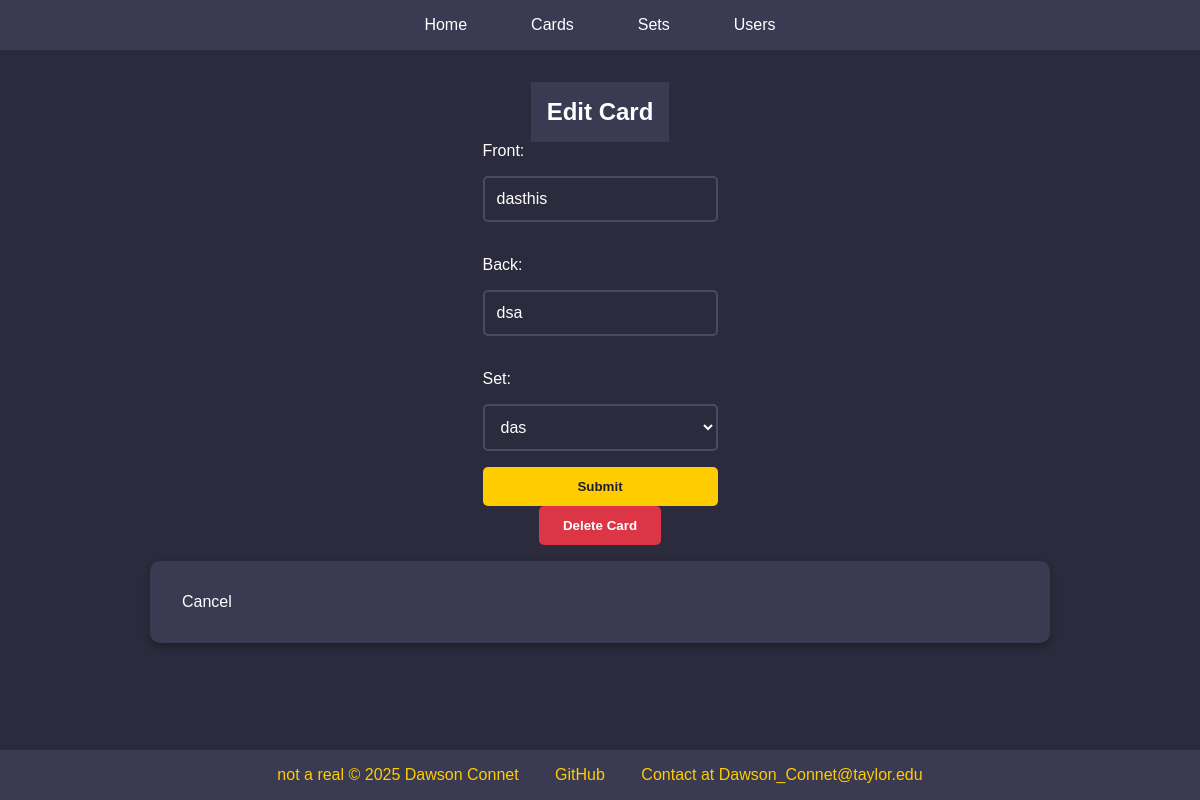
The app's page /cards/1/edit, older data.
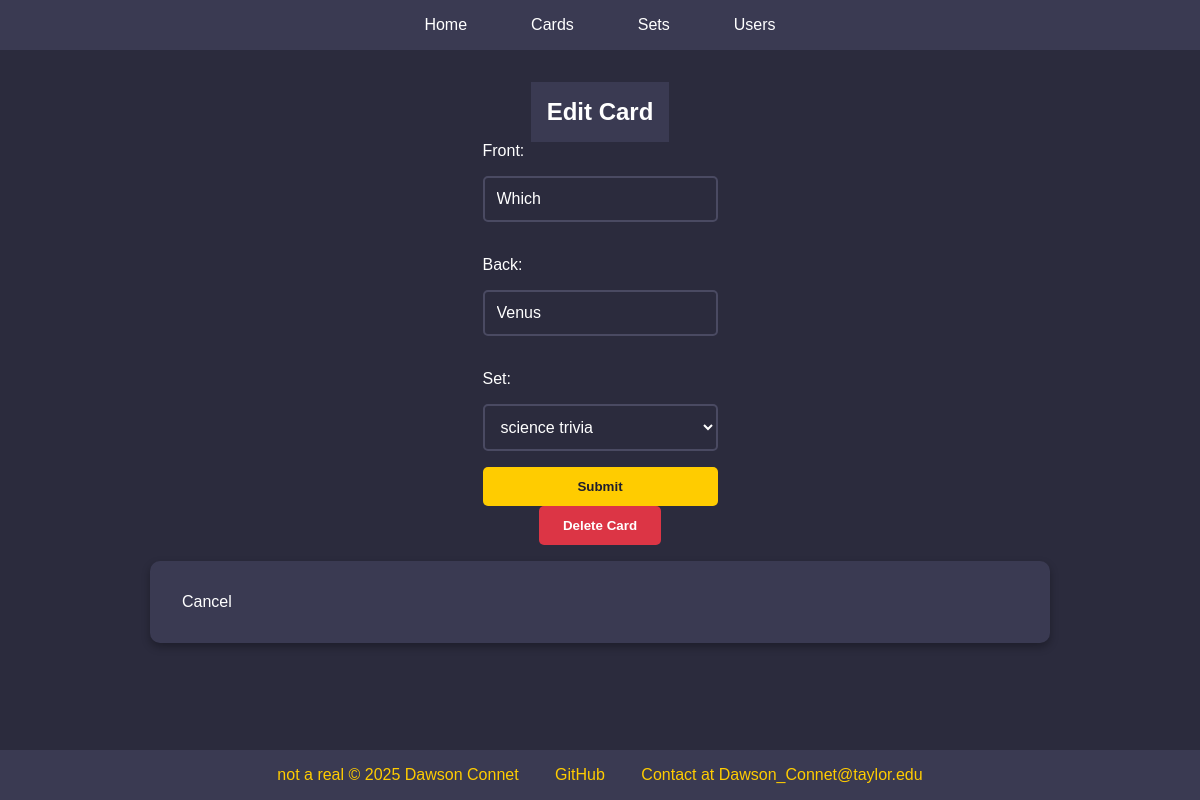
The same page, newer data.
### db/models.py (models this page shows)
class Card(SQLModel, table=True):
    id: int | None = Field(default=None, primary_key=True)
    front: str
    back: str
    set_id: int | None = Field(default=None, foreign_key="set.id")
    set: Set | None = Relationship(back_populates="cards")

### routers/cards.py (the view)
@router.get("/{card_id}/edit")
def edit_card(request: Request, session:SessionDep, card_id:int):
    card = session.exec(select(Card).where(Card.id==card_id)).first()
    sets = session.exec(select(Set)).all()
    return templates.TemplateResponse(
    request=request, name="/cards/add.html", context={"card":card, "sets":sets}
  )

### templates/cards/add.html (shortened to what this page needs)
{% extends "base.html" %}
{% block content %}
{% if card %}
<header>
<h2>Edit Card</h2>
</header>
<form action="/cards/{{ card.id }}/edit" method="post">
    Front: <input type="text" name="front" value={{card.front}}><br>
    Back: <input type="text" name="back" value={{card.back}}><br>
    Set: <select name="set_id" >
        {% for set in sets %}
            <option name="{{set.name}}" value="{{set.id}}" selected>{{set.name}}</option>
        {% endfor %}
    </select>
    <input type="submit" value="Submit">
</form>
<form action="/cards/{{card.id}}/delete" method="post">
<button type="submit" onclick="return confirm('Are you sure you want to delete this card?');">
    Delete Card
</button>
</form>
{% endif %}
<div  class="content">
<a href='/sets/'>Cancel</a>
</div>
{% endblock %}

Row changes from the older to the newer data that the page shows:
changed Card: back "dsa" → "Venus"
Text that changed along with them:
form field front: "dasthis" → "Which"
form field set_id: "das" → "science trivia"
